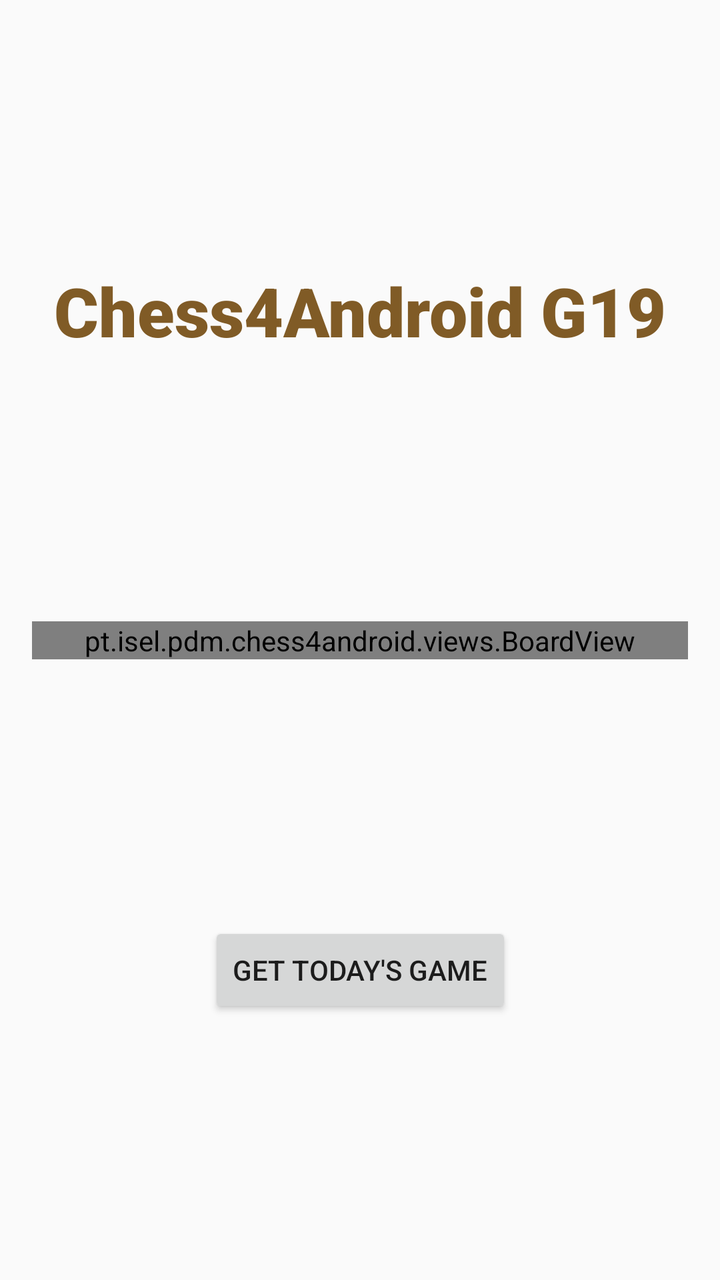
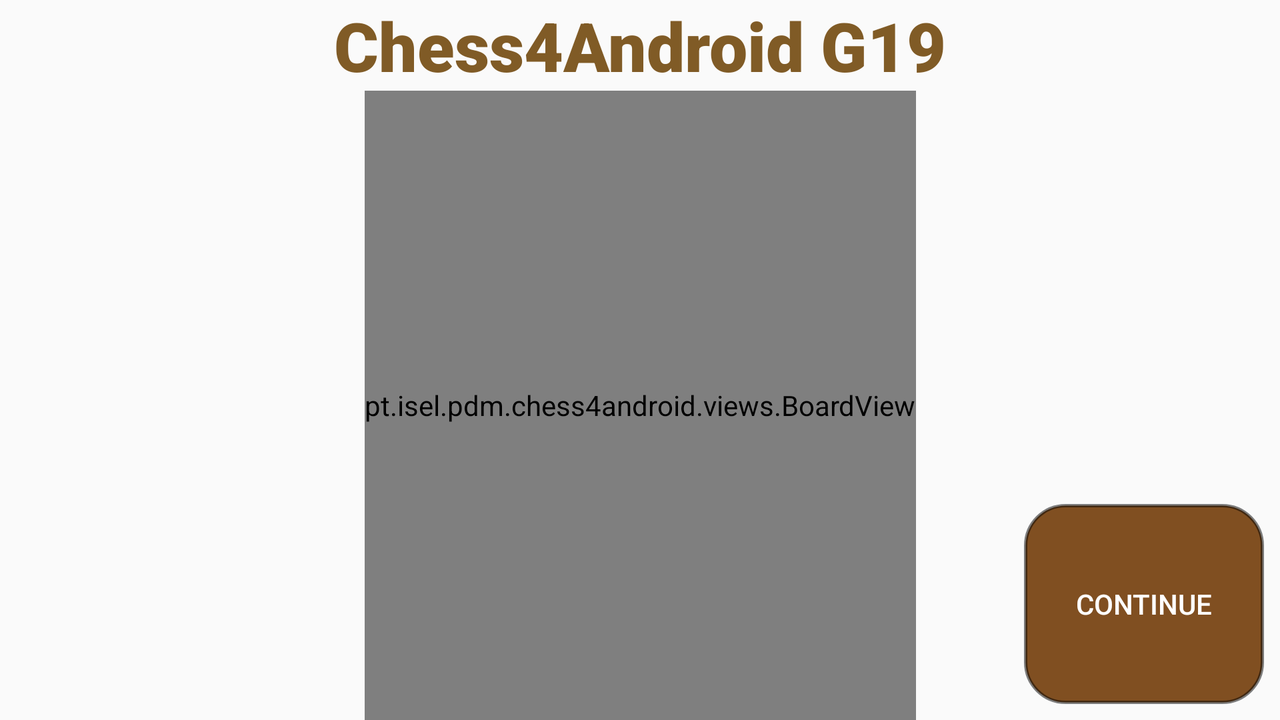

The same Android screen from two of the app's own layout files: first res/layout/ as a phone draws it, then the repository's variant for another configuration, drawn on a device whose configuration selects that folder. Both files follow.
<!-- AndroidManifest.xml: application theme Theme.Chess4Android -->
<!-- res/layout/activity_main.xml -->
<?xml version="1.0" encoding="utf-8"?>
<androidx.constraintlayout.widget.ConstraintLayout xmlns:android="http://schemas.android.com/apk/res/android"
    xmlns:app="http://schemas.android.com/apk/res-auto"
    xmlns:tools="http://schemas.android.com/tools"
    android:layout_width="match_parent"
    android:layout_height="match_parent"
    tools:context=".MainActivity">

    <Button
        android:id="@+id/getGameButton"
        android:layout_width="wrap_content"
        android:layout_height="wrap_content"
        android:text="@string/getGameButton"
        app:layout_constraintBottom_toBottomOf="parent"
        app:layout_constraintEnd_toEndOf="parent"
        app:layout_constraintStart_toStartOf="parent"
        app:layout_constraintTop_toBottomOf="@+id/boardView" />

    <pt.isel.pdm.chess4android.views.BoardView
        android:id="@+id/boardView"
        android:layout_width="0dp"
        android:layout_height="wrap_content"
        android:layout_marginStart="16dp"
        android:layout_marginEnd="16dp"
        app:layout_constraintBottom_toBottomOf="parent"
        app:layout_constraintEnd_toEndOf="parent"
        app:layout_constraintStart_toStartOf="parent"
        app:layout_constraintTop_toTopOf="parent">

    </pt.isel.pdm.chess4android.views.BoardView>

    <TextView
        android:id="@+id/grandTopTitle"
        android:layout_width="wrap_content"
        android:layout_height="wrap_content"
        android:fontFamily="sans-serif-black"
        android:shadowColor="#AF7676"
        android:text="@string/app_name"
        android:textColor="#805B26"
        android:textSize="34sp"
        app:layout_constraintBottom_toTopOf="@+id/boardView"
        app:layout_constraintEnd_toEndOf="parent"
        app:layout_constraintStart_toStartOf="parent"
        app:layout_constraintTop_toTopOf="parent" />
</androidx.constraintlayout.widget.ConstraintLayout>
<!-- resources referenced by this layout -->
<resources>
  <string name="app_name">Chess4Android G19</string>
  <string name="getGameButton">Get today\'s game</string>
  <style name="Theme.Chess4Android" parent="Theme.MaterialComponents.DayNight.DarkActionBar.Bridge">
          
          <item name="colorPrimary">#272727</item>
          <item name="colorPrimaryVariant">#151515</item>
          <item name="colorOnPrimary">@color/white</item>
          
          <item name="colorSecondary">@color/teal_200</item>
          <item name="colorSecondaryVariant">@color/teal_700</item>
          <item name="colorOnSecondary">@color/black</item>
          
          <item name="android:statusBarColor" tools:targetApi="l">?attr/colorPrimaryVariant</item>
          
      </style>
  <color name="white">#FFFFFFFF</color>
  <color name="teal_200">#FF03DAC5</color>
  <color name="teal_700">#FF018786</color>
  <color name="black">#FF000000</color>
</resources>
<!-- res/layout-land/activity_main.xml (the repository's variant of the layout above) -->
<!-- drawn on the phone turned sideways -->
<?xml version="1.0" encoding="utf-8"?>
<androidx.constraintlayout.widget.ConstraintLayout xmlns:android="http://schemas.android.com/apk/res/android"
    xmlns:app="http://schemas.android.com/apk/res-auto"
    xmlns:tools="http://schemas.android.com/tools"
    android:layout_width="match_parent"
    android:layout_height="match_parent"
    android:theme="@style/ThemeOverlay.AppCompat.Dark"
    tools:context=".MainActivity">

    <pt.isel.pdm.chess4android.views.BoardView
        android:id="@+id/boardView"
        android:layout_width="wrap_content"
        android:layout_height="0dp"
        app:layout_constraintBottom_toBottomOf="parent"
        app:layout_constraintEnd_toEndOf="parent"
        app:layout_constraintStart_toStartOf="parent"
        app:layout_constraintTop_toBottomOf="@+id/grandTopTitle">

    </pt.isel.pdm.chess4android.views.BoardView>

    <TextView
        android:id="@+id/grandTopTitle"
        android:layout_width="wrap_content"
        android:layout_height="wrap_content"
        android:fontFamily="sans-serif-black"
        android:shadowColor="#AF7676"
        android:text="@string/app_name"
        android:textColor="#805B26"
        android:textSize="34sp"
        app:layout_constraintBottom_toTopOf="@+id/boardView"
        app:layout_constraintEnd_toEndOf="parent"
        app:layout_constraintStart_toStartOf="parent"
        app:layout_constraintTop_toTopOf="parent" />

    <Button
        android:id="@+id/continueButton"
        android:layout_width="120dp"
        android:layout_height="100dp"
        android:layout_marginEnd="8dp"
        android:layout_marginBottom="8dp"
        android:text="@string/continueButton"
        android:background="@drawable/button_style"
        app:layout_constraintBottom_toBottomOf="parent"
        app:layout_constraintEnd_toEndOf="parent" />
</androidx.constraintlayout.widget.ConstraintLayout>
<!-- resources referenced by the variant -->
<!-- as the phone turned sideways resolves them -->
<resources>
  <!-- drawable button_style (drawable-v24) -->
  <?xml version="1.0" encoding="utf-8"?>
  <selector xmlns:android="http://schemas.android.com/apk/res/android">
      <item android:state_pressed="true">
          <shape android:shape="oval">
              <gradient
                  android:centerColor="@color/black2">
                  android:gradientRadius="5dp">
              </gradient>
          </shape>
      </item>
  
      <item android:state_enabled="false">
          <color android:color="#7C6F00" />
      </item>
  
      <item android:state_enabled="true">
          <shape android:shape="rectangle">
              <solid android:color="@color/chess_board_black" />
              <corners android:radius="20dp"/>
              <stroke android:width="5px" android:color="@color/black2"/>
          </shape>
      </item>
  </selector>
  <string name="app_name">Chess4Android G19</string>
  <string name="continueButton">Continue</string>
  <style name="Theme.Chess4Android" parent="Theme.MaterialComponents.DayNight.DarkActionBar.Bridge">
          
          <item name="colorPrimary">#272727</item>
          <item name="colorPrimaryVariant">#151515</item>
          <item name="colorOnPrimary">@color/white</item>
          
          <item name="colorSecondary">@color/teal_200</item>
          <item name="colorSecondaryVariant">@color/teal_700</item>
          <item name="colorOnSecondary">@color/black</item>
          
          <item name="android:statusBarColor" tools:targetApi="l">?attr/colorPrimaryVariant</item>
          
      </style>
  <color name="black2">#80000000</color>
  <color name="chess_board_black">#FF804F21</color>
  <color name="white">#FFFFFFFF</color>
  <color name="teal_200">#FF03DAC5</color>
  <color name="teal_700">#FF018786</color>
  <color name="black">#FF000000</color>
</resources>
